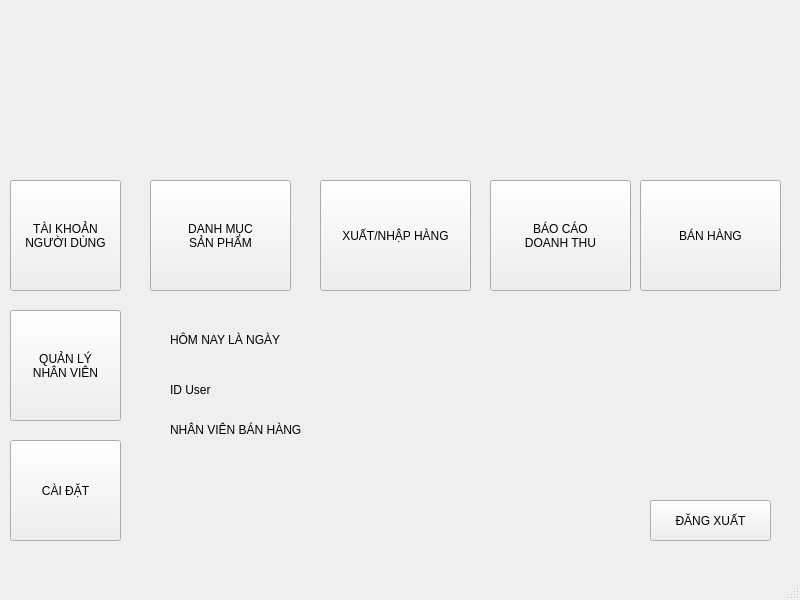
<?xml version="1.0" encoding="UTF-8"?>
<ui version="4.0">
 <class>NekoLibro</class>
 <widget class="QMainWindow" name="NekoLibro">
  <property name="geometry">
   <rect>
    <x>0</x>
    <y>0</y>
    <width>800</width>
    <height>600</height>
   </rect>
  </property>
  <property name="windowTitle">
   <string>NekoLibro</string>
  </property>
  <widget class="QWidget" name="centralwidget">
   <widget class="QLabel" name="label">
    <property name="geometry">
     <rect>
      <x>170</x>
      <y>330</y>
      <width>171</width>
      <height>20</height>
     </rect>
    </property>
    <property name="text">
     <string>HÔM NAY LÀ NGÀY</string>
    </property>
   </widget>
   <widget class="QPushButton" name="categories">
    <property name="geometry">
     <rect>
      <x>150</x>
      <y>180</y>
      <width>141</width>
      <height>111</height>
     </rect>
    </property>
    <property name="text">
     <string>DANH MỤC
SẢN PHẨM</string>
    </property>
   </widget>
   <widget class="QLabel" name="label_2">
    <property name="geometry">
     <rect>
      <x>170</x>
      <y>420</y>
      <width>161</width>
      <height>20</height>
     </rect>
    </property>
    <property name="text">
     <string>NHÂN VIÊN BÁN HÀNG</string>
    </property>
   </widget>
   <widget class="QPushButton" name="employees">
    <property name="geometry">
     <rect>
      <x>10</x>
      <y>310</y>
      <width>111</width>
      <height>111</height>
     </rect>
    </property>
    <property name="autoFillBackground">
     <bool>false</bool>
    </property>
    <property name="text">
     <string>QUẢN LÝ
NHÂN VIÊN</string>
    </property>
    <property name="autoDefault">
     <bool>false</bool>
    </property>
   </widget>
   <widget class="QPushButton" name="users">
    <property name="geometry">
     <rect>
      <x>10</x>
      <y>180</y>
      <width>111</width>
      <height>111</height>
     </rect>
    </property>
    <property name="text">
     <string>TÀI KHOẢN
NGƯỜI DÙNG</string>
    </property>
   </widget>
   <widget class="QPushButton" name="sales">
    <property name="geometry">
     <rect>
      <x>640</x>
      <y>180</y>
      <width>141</width>
      <height>111</height>
     </rect>
    </property>
    <property name="text">
     <string>BÁN HÀNG</string>
    </property>
   </widget>
   <widget class="QPushButton" name="logout">
    <property name="geometry">
     <rect>
      <x>650</x>
      <y>500</y>
      <width>121</width>
      <height>41</height>
     </rect>
    </property>
    <property name="text">
     <string>ĐĂNG XUẤT</string>
    </property>
   </widget>
   <widget class="QPushButton" name="reports">
    <property name="geometry">
     <rect>
      <x>490</x>
      <y>180</y>
      <width>141</width>
      <height>111</height>
     </rect>
    </property>
    <property name="text">
     <string>BÁO CÁO 
DOANH THU</string>
    </property>
   </widget>
   <widget class="QLabel" name="label_4">
    <property name="geometry">
     <rect>
      <x>170</x>
      <y>380</y>
      <width>63</width>
      <height>20</height>
     </rect>
    </property>
    <property name="text">
     <string>ID User</string>
    </property>
   </widget>
   <widget class="QPushButton" name="settings">
    <property name="geometry">
     <rect>
      <x>10</x>
      <y>440</y>
      <width>111</width>
      <height>101</height>
     </rect>
    </property>
    <property name="text">
     <string>CÀI ĐẶT</string>
    </property>
   </widget>
   <widget class="QLabel" name="label_3">
    <property name="geometry">
     <rect>
      <x>10</x>
      <y>10</y>
      <width>321</width>
      <height>161</height>
     </rect>
    </property>
    <property name="text">
     <string/>
    </property>
    <property name="pixmap">
     <pixmap resource="galeries.qrc">:/image/nekoLibro-ver2.png</pixmap>
    </property>
    <property name="scaledContents">
     <bool>true</bool>
    </property>
   </widget>
   <widget class="QPushButton" name="import_export">
    <property name="geometry">
     <rect>
      <x>320</x>
      <y>180</y>
      <width>151</width>
      <height>111</height>
     </rect>
    </property>
    <property name="text">
     <string>XUẤT/NHẬP HÀNG</string>
    </property>
   </widget>
  </widget>
  <widget class="QMenuBar" name="menubar">
   <property name="geometry">
    <rect>
     <x>0</x>
     <y>0</y>
     <width>800</width>
     <height>26</height>
    </rect>
   </property>
  </widget>
  <widget class="QStatusBar" name="statusbar"/>
 </widget>
 <resources>
  <include location="galeries.qrc"/>
 </resources>
 <connections/>
</ui>
